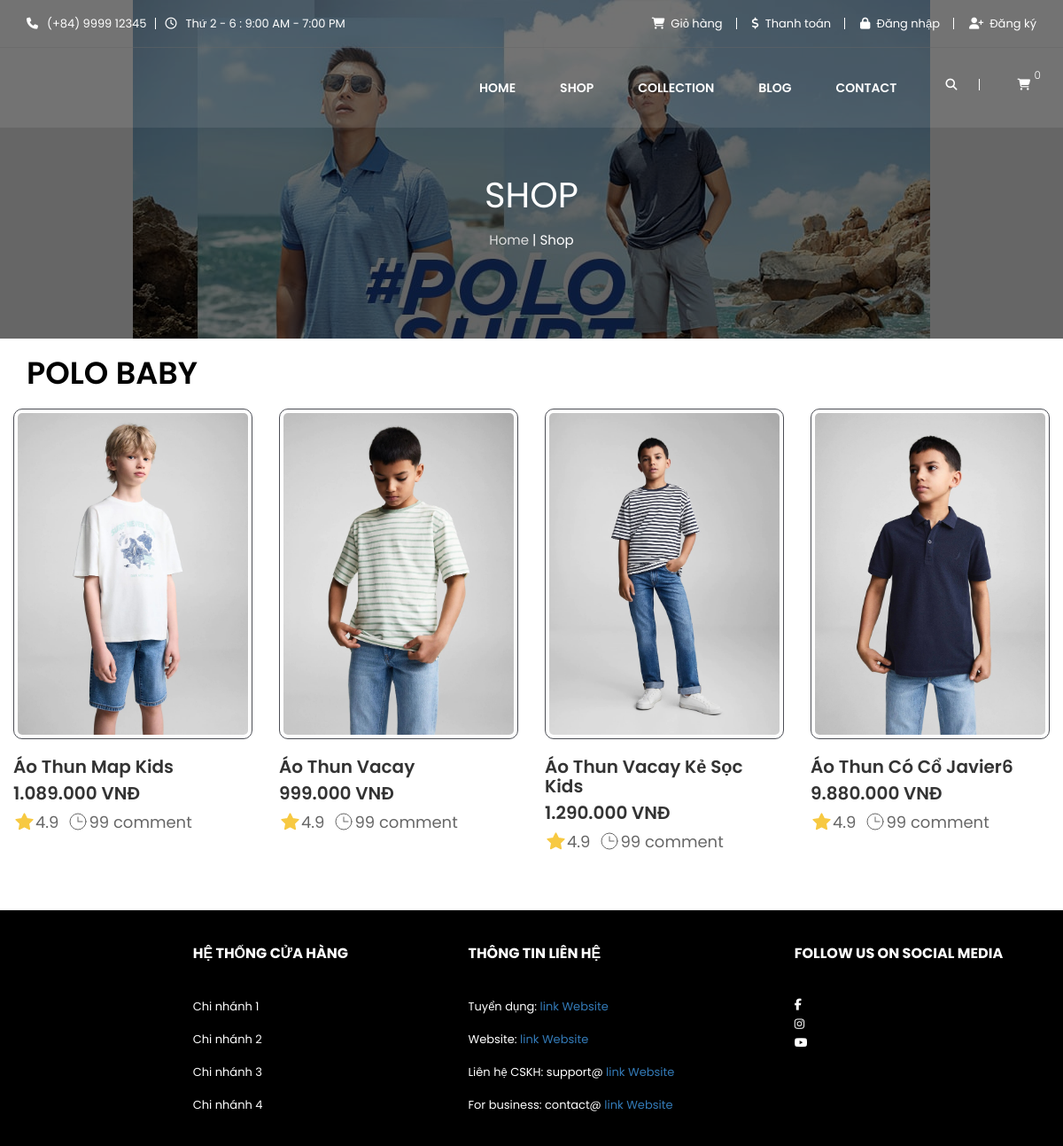
/index.php?controller=products&action=categories&category_id=3, run on the app's committed database.
### tables this page shows
CREATE TABLE `category` (
  `id` int NOT NULL,
  `name` varchar(50) NOT NULL,
  `created_at` datetime NOT NULL,
  `updated_at` datetime NOT NULL
);

CREATE TABLE `product` (
  `id` int NOT NULL,
  `title` varchar(200) NOT NULL,
  `price` float NOT NULL,
  `number` float NOT NULL,
  `thumbnail` varchar(500) NOT NULL,
  `content` longtext NOT NULL,
  `id_category` int NOT NULL,
  `id_sanpham` int NOT NULL,
  `created_at` datetime DEFAULT NULL,
  `updated_at` datetime DEFAULT NULL
);

### controllers/ProductsController.php (called while the page is built, shortened)
<?php
	include "models/ProductsModel.php";
	class ProductsController extends Controller{
		public function categories(){
			$data = $this->modelRead();
			$this->loadView("ProductsCategoriesView.php",["data"=>$data]);
		}
	}
 ?>

### models/ProductsModel.php (called while the page is built, shortened)
<?php
	trait ProductsModel{
		public function modelRead(){
			$category_id = isset($_GET["category_id"])&&is_numeric($_GET["category_id"])?$_GET["category_id"]:0;
			$condition = "";
			if ($category_id) {
				$condition .= " AND id_category=$category_id";
			}
			$conn = Connection::getInstance();
			$query = $conn->query("SELECT * from product where 1=1 $condition");
			$result = $query->fetchAll();
			return $result;
		}
		public function modelGetCategory($id = 0){
			$conn = Connection::getInstance();
			$query = $conn->query("select * from category where id=$id");
			return $query->fetch();
		}
	}
 ?>

### controllers/HeaderController.php (called while the page is built, shortened)
<?php
	class HeaderController extends Controller{
		public function index(){
			$this->loadView("HeaderView.php");
		}
	}
 ?>

### helper/helper.php (called while the page is built, shortened)
<?php
function getLoggedInUser() {
	return null;
}

### views/HeaderView.php (the view, shortened to what this page needs)
<header class="pages-header">
    <div class="header-top">
        <div class="container">
            <div class="row">
                <div class="col-md-6 col-sm-4">
                    <div class="left-header clearfix">
                        <ul>
                            <li>
                                <p><i class="fa fa-phone" aria-hidden="true"></i>(+84) 9999 12345</p>
                            </li>
                            <li class="hd-none">
                                <p><i class="fa fa-clock-o" aria-hidden="true"></i>Thứ 2 - 6 : 9:00 AM - 7:00 PM</p>
                            </li>
                        </ul>
                    </div>
                </div>
                <div class="col-md-6 col-sm-8">
                    <div class="right-header ">
                        <ul>
                            <li><a href="index.php?controller=cart"><i class="fa fa-shopping-cart"></i>Giỏ hàng</a></li>
                            <li><a href="index.php?controller=cart&action=checkout"><i class="fa fa-usd"></i>Thanh toán</a></li>
                            <?php
                            if (getLoggedInUser()) {
                                echo '<li><a style="color:#00FFFF; font-weight: 500; text-transform: uppercase;" href=""><i class="fas fa-star" style="color: #f6fa05;"></i>' . getLoggedInUser()->tendangnhap . '</a>
                                                <ul><div class="logout">';
                                if (getLoggedInUser()->role) {
                                    echo '
                                            <li><a href="admin/index.php"><i class="fas fa-user-edit"></i>Admin</a> <br></li>
                                            ';
                                }
                                echo '
                                            <li><a href="index.php?controller=account&action=changePass"><i class="fas fa-exchange-alt"></i>Đổi mật khẩu</a> <br></li>
                                            <li><a href="index.php?controller=cart&action=checkout"><i class="fas fa-wallet"></i>Thanh Toán</a><br></li>
                                            <li><a href="index.php?controller=cart&action=history"><i class="fas fa-history"></i>Đơn Hàng</a><br></li>
                                            <li><a href="index.php?controller=contactus&action=mailbox"><i class="fas fa-inbox"></i>Hộp Thư</a><br></li>
                                            <li><a href="index.php?controller=account&action=logout"><i class="fas fa-sign-out-alt"></i>Đăng xuất</a></li>
                                            <li></li>
                                            </div></ul>';
                            } else {
                                echo '<li><a href="index.php?controller=account&action=login"><i class="fa fa-lock"></i>Đăng nhập</a></li>
                                            <li><a href="index.php?controller=account&action=register"><i class="fa fa-user-plus"></i>Đăng ký</a></li>';
                            }
                            ?>
                        </ul>
                    </div>
                </div>
            </div>
        </div>
    </div>
    <div class="header-bottom" id="sticky-menu">
        <div class="container relative">
            <div class="row">
                <div class="col-sm-2 col-md-2 col-xs-4">
                    <div class="logo">
                    </div>
                </div>
                <div class="col-sm-10 col-md-10 col-xs-8 static">
                    <div class="all-manu-area">
                        <div class="mainmenu clearfix hidden-sm hidden-xs">
                            <nav>
                                <ul>
                                    <li><a href="index.php">Home</a></li>
                                    <li>
                                        <a href="#">Shop</a>
                                    </li>
                                    <li>
                                        <a href="#">Collection</a>
                                    </li>
                                    <li>
                                        <a href="#">Blog</a>
                                    </li>
                                    <li><a href="index.php?controller=contactus">Contact</a></li>
                                </ul>
                            </nav>
                        </div>
                        <div class="right-header re-right-header">
                            <ul>
                                <li class="re-icon tnm">
                                    <i class="fa fa-search" aria-hidden="true"></i>
                                </li>
                                <li>
                                    <a href="index.php?controller=cart"><i class="fa fa-shopping-cart"></i>
                                        <?php
                                        $count = 0;
                                        ?>
                                        <span class="color1"><?= $count ?></span></a>
                                </li>
                            </ul>
                        </div>
                    </div>
                </div>
            </div>
        </div>
    </div>
</header>

### views/ProductsCategoriesView.php (shortened to what this page needs)
<section class="contact-img-area">
    <div class="container">
        <div class="row">
            <div class="col-md-12 text-center">
                <div class="con-text">
                    <h2 class="page-title">Shop</h2>
                    <p><a href="#">Home</a> | Shop</p>
                </div>
            </div>
        </div>
    </div>
</section>
<div class="container">
    <section class="main">
        <section class="recently">
            <div class="title">
              <?php
                  $category = $this->modelGetCategory(isset($_GET['category_id'])? $_GET['category_id'] : 0);
                  if ($category) {
                    echo '<h1>' . $category->name . '</h1>';
                  }
              ?>
            </div>
            <div class="product-recently">
                <div class="row">
                    <?php
                        foreach ($data as $item) {
                            echo '
                                <div class="col">
                                    <a href="index.php?controller=products&action=detail&id=' . $item->id . '">
                                        <img class="thumbnail" src="assets/images/' . $item->thumbnail . '" alt="">
                                        <div class="title">
                                            <p>' . $item->title . '</p>
                                        </div>
                                        <div class="price">
                                            <span>' . number_format($item->price, 0, ',', '.') . ' VNĐ</span>
                                        </div>
                                        <div class="more">
                                            <div class="star">
                                                <img src="assets/images/icon/icon-star.svg" alt="">
                                                <span>4.9</span>
                                            </div>
                                            <div class="time">
                                                <img src="assets/images/icon/icon-clock.svg" alt="">
                                                <span>99 comment</span>
                                            </div>
                                        </div>
                                    </a>
                                </div>
                                ';
                        }
                        ?>
                </div>
            </div>
        </section>
    </section>
</div>

### data on the page
category: name "POLO BABY"
product: thumbnail (picture), title "Áo Thun Map Kids", price "1.089.000"
product: thumbnail (picture), title "Áo Thun Vacay", price "999.000"
product: thumbnail (picture), title "Áo Thun Vacay Kẻ Sọc Kids", price "1.290.000"
product: thumbnail (picture), title "Áo Thun Có Cổ Javier6", price "9.880.000"

### other printed values
$count "0"
